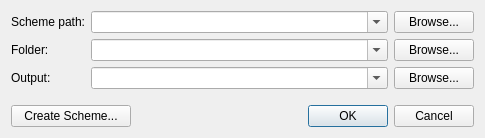
<?xml version="1.0" encoding="UTF-8"?>
<ui version="4.0">
 <class>OpenFolderDialog</class>
 <widget class="QDialog" name="OpenFolderDialog">
  <property name="geometry">
   <rect>
    <x>0</x>
    <y>0</y>
    <width>485</width>
    <height>138</height>
   </rect>
  </property>
  <property name="sizePolicy">
   <sizepolicy hsizetype="Preferred" vsizetype="Preferred">
    <horstretch>0</horstretch>
    <verstretch>0</verstretch>
   </sizepolicy>
  </property>
  <property name="maximumSize">
   <size>
    <width>16777215</width>
    <height>138</height>
   </size>
  </property>
  <property name="windowTitle">
   <string>Open Folder</string>
  </property>
  <layout class="QVBoxLayout" name="verticalLayout">
   <item>
    <layout class="QGridLayout" name="gridLayout">
     <item row="0" column="1">
      <widget class="QComboBox" name="schemeCombo">
       <property name="sizePolicy">
        <sizepolicy hsizetype="Expanding" vsizetype="Fixed">
         <horstretch>0</horstretch>
         <verstretch>0</verstretch>
        </sizepolicy>
       </property>
       <property name="editable">
        <bool>true</bool>
       </property>
      </widget>
     </item>
     <item row="0" column="0">
      <widget class="QLabel" name="label">
       <property name="text">
        <string>Scheme path:</string>
       </property>
      </widget>
     </item>
     <item row="0" column="2">
      <widget class="QPushButton" name="browseSchemeButton">
       <property name="text">
        <string>Browse...</string>
       </property>
      </widget>
     </item>
     <item row="1" column="0">
      <widget class="QLabel" name="label_2">
       <property name="text">
        <string>Folder:</string>
       </property>
      </widget>
     </item>
     <item row="1" column="1">
      <widget class="QComboBox" name="folderCombo">
       <property name="sizePolicy">
        <sizepolicy hsizetype="Expanding" vsizetype="Fixed">
         <horstretch>0</horstretch>
         <verstretch>0</verstretch>
        </sizepolicy>
       </property>
       <property name="editable">
        <bool>true</bool>
       </property>
      </widget>
     </item>
     <item row="1" column="2">
      <widget class="QPushButton" name="browseFolderButton">
       <property name="text">
        <string>Browse...</string>
       </property>
      </widget>
     </item>
     <item row="2" column="0">
      <widget class="QLabel" name="label_3">
       <property name="text">
        <string>Output:</string>
       </property>
      </widget>
     </item>
     <item row="2" column="1">
      <widget class="QComboBox" name="outputCombo">
       <property name="sizePolicy">
        <sizepolicy hsizetype="Expanding" vsizetype="Fixed">
         <horstretch>0</horstretch>
         <verstretch>0</verstretch>
        </sizepolicy>
       </property>
       <property name="editable">
        <bool>true</bool>
       </property>
      </widget>
     </item>
     <item row="2" column="2">
      <widget class="QPushButton" name="browseOutputButton">
       <property name="text">
        <string>Browse...</string>
       </property>
      </widget>
     </item>
    </layout>
   </item>
   <item>
    <spacer name="verticalSpacer">
     <property name="orientation">
      <enum>Qt::Vertical</enum>
     </property>
     <property name="sizeType">
      <enum>QSizePolicy::Expanding</enum>
     </property>
     <property name="sizeHint" stdset="0">
      <size>
       <width>20</width>
       <height>0</height>
      </size>
     </property>
    </spacer>
   </item>
   <item>
    <layout class="QHBoxLayout" name="horizontalLayout">
     <item>
      <widget class="QPushButton" name="createSchemeButton">
       <property name="minimumSize">
        <size>
         <width>120</width>
         <height>0</height>
        </size>
       </property>
       <property name="text">
        <string>Create Scheme...</string>
       </property>
      </widget>
     </item>
     <item>
      <spacer name="horizontalSpacer">
       <property name="orientation">
        <enum>Qt::Horizontal</enum>
       </property>
       <property name="sizeHint" stdset="0">
        <size>
         <width>40</width>
         <height>20</height>
        </size>
       </property>
      </spacer>
     </item>
     <item>
      <widget class="QDialogButtonBox" name="buttonBox">
       <property name="orientation">
        <enum>Qt::Horizontal</enum>
       </property>
       <property name="standardButtons">
        <set>QDialogButtonBox::Cancel|QDialogButtonBox::Ok</set>
       </property>
      </widget>
     </item>
    </layout>
   </item>
  </layout>
 </widget>
 <resources/>
 <connections>
  <connection>
   <sender>buttonBox</sender>
   <signal>accepted()</signal>
   <receiver>OpenFolderDialog</receiver>
   <slot>accept()</slot>
   <hints>
    <hint type="sourcelabel">
     <x>248</x>
     <y>254</y>
    </hint>
    <hint type="destinationlabel">
     <x>157</x>
     <y>274</y>
    </hint>
   </hints>
  </connection>
  <connection>
   <sender>buttonBox</sender>
   <signal>rejected()</signal>
   <receiver>OpenFolderDialog</receiver>
   <slot>reject()</slot>
   <hints>
    <hint type="sourcelabel">
     <x>316</x>
     <y>260</y>
    </hint>
    <hint type="destinationlabel">
     <x>286</x>
     <y>274</y>
    </hint>
   </hints>
  </connection>
 </connections>
</ui>
